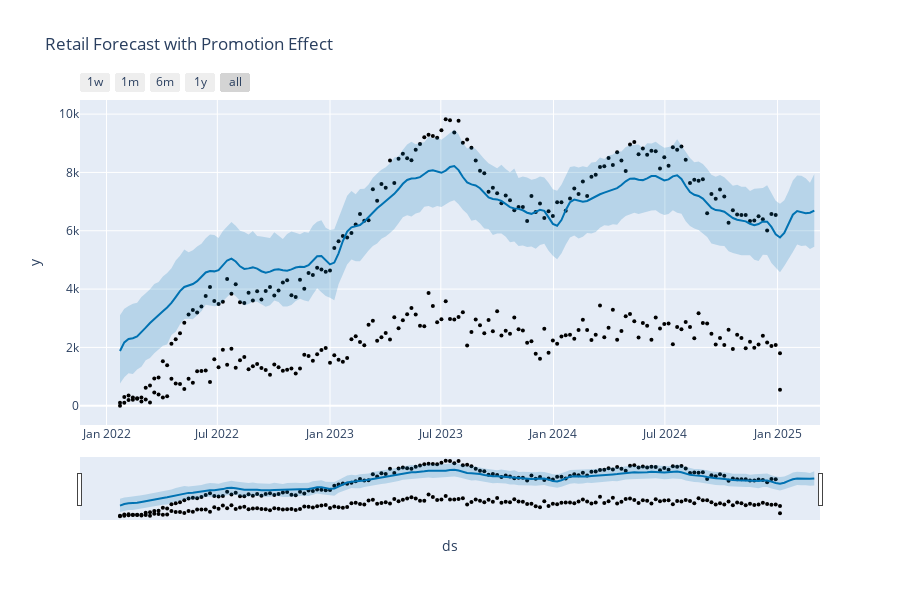

The notebook cell saved with this chart:
### Code cell
# Retail promosyonlu veri
retail_data = df[df['channel']=='Retail'].copy()

# Weekly aggregation + promosyon
retail_data = retail_data.groupby([pd.Grouper(key='date', freq='W'), 'promotion_flag'])['units_sold'].sum().reset_index()

# Prophet formatı
retail_data.rename(columns={'date':'ds','units_sold':'y'}, inplace=True)

# Model oluştur
model = Prophet(weekly_seasonality=True, yearly_seasonality=True)
model.add_regressor('promotion_flag')

# Eğit
model.fit(retail_data)

# Gelecek 8 hafta tahmini (örnek olarak promosyon yok varsayıyoruz)
future = model.make_future_dataframe(periods=8, freq='W')
future['promotion_flag'] = 0

forecast = model.predict(future)

# Görselleştir
fig = plot_plotly(model, forecast)
fig.update_layout(title='Retail Forecast with Promotion Effect')
fig.show()

### Figure 1 — Plotly figure (JSON) as saved in the notebook; plotly's stock layout.template omitted (floating-point values rounded to 4 significant figures; data arrays with more than 128 entries replaced by an {"elided": "..."} marker saying what was removed)
{"data": [{"marker": {"color": "black", "size": 4}, "mode": "markers", "name": "Actual", "type": "scatter", "x": {"elided": "310 str values"}, "y": {"elided": "310 int values"}}, {"hoverinfo": "skip", "line": {"width": 0}, "mode": "lines", "type": "scatter", "x": {"elided": "163 str values"}, "y": {"elided": "163 float values"}}, {"fill": "tonexty", "fillcolor": "rgba(0, 114, 178, 0.2)", "line": {"color": "#0072B2", "width": 2}, "mode": "lines", "name": "Predicted", "type": "scatter", "x": {"elided": "163 str values"}, "y": {"elided": "163 float values"}}, {"fill": "tonexty", "fillcolor": "rgba(0, 114, 178, 0.2)", "hoverinfo": "skip", "line": {"width": 0}, "mode": "lines", "type": "scatter", "x": {"elided": "163 str values"}, "y": {"elided": "163 float values"}}], "layout": {"height": 600, "showlegend": false, "title": {"text": "Retail Forecast with Promotion Effect"}, "width": 900, "xaxis": {"rangeselector": {"buttons": [{"count": 7, "label": "1w", "step": "day", "stepmode": "backward"}, {"count": 1, "label": "1m", "step": "month", "stepmode": "backward"}, {"count": 6, "label": "6m", "step": "month", "stepmode": "backward"}, {"count": 1, "label": "1y", "step": "year", "stepmode": "backward"}, {"step": "all"}]}, "rangeslider": {"visible": true}, "title": {"text": "ds"}, "type": "date"}, "yaxis": {"title": {"text": "y"}}}}
